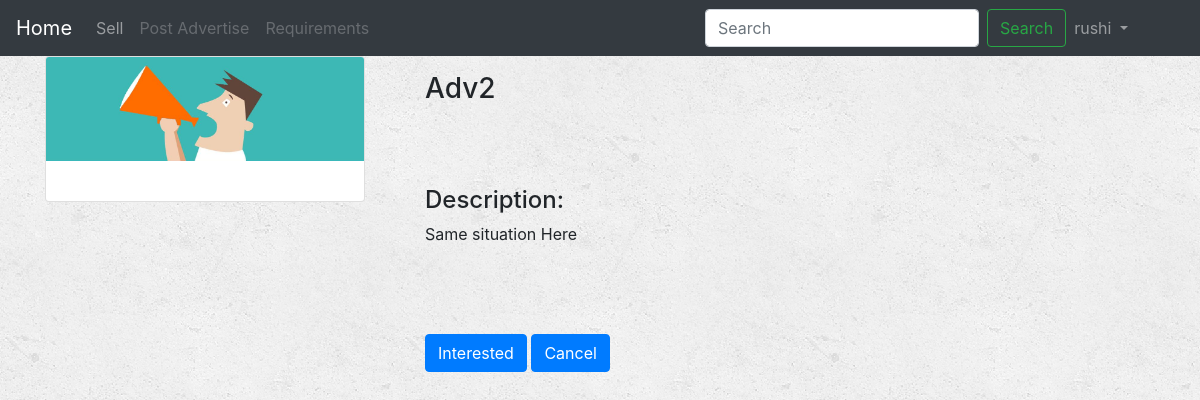
The app's page /adv_detail/2 (signed in) with its own data.
### buy_portal/models.py (models this page shows)
class Advertisement(models.Model):
    user = models.ForeignKey(User, default=1, on_delete=models.CASCADE)
    title = models.CharField(max_length=100)
    description = models.CharField(max_length=100)
    image = models.FileField()
    datetime = models.DateTimeField(default=datetime.now, blank=True)

### buy_portal/views.py (the view)
# urls.py: url(r'^adv_detail/(?P<adv_id>[0-9]+)$', views.adv_detail, name='adv_detail'),
def adv_detail(request,adv_id):
    if not request.user.is_authenticated():
        return render(request, 'buy_portal/login.html')
    else:
        adv=Advertisement.objects.get(pk=adv_id)
        context={
            'adv':adv,
        }
        return render(request, 'buy_portal/adv_detail.html', context)

### buy_portal/templates/buy_portal/adv_detail.html (shortened to what this page needs)
{% extends 'buy_portal/base.html' %}
{% block body %}
<div class="container">
<div class="row">
<div class="col-lg-4">
<div class="card" style="width: 20rem;">
  <img class="card-img-top" src="{{ adv.image.url }}" alt="Card image cap">
  <div class="card-body">
  </div>
</div>
</div>
<div class="col-lg-6">
<p align="left">
<h3>{{adv.title}}</h3>
</p>
<br><br>
<p align="left">
<h4>Description:</h4>
{{adv.description}}
</p>
<br><br><br>
<button type="button" class="btn btn-primary" data-toggle="modal" data-target="#exampleModal">
  Interested
</button>
    <button type="button" class="btn btn-primary" data-toggle="modal" data-target="#exampleModal">
  Cancel
</button>
</div>
</div>
</div>
{% endblock %}

### buy_portal/templates/buy_portal/base.html (shortened to what this page needs)
<!DOCTYPE html>
<html lang="en">
<head>
    {% load staticfiles %}
    <link rel="stylesheet" href="https://maxcdn.bootstrapcdn.com/bootstrap/4.0.0-beta/css/bootstrap.min.css">
    <link rel="stylesheet" type="text/css" href="{% static 'buy_portal/style.css' %}"/>
</head>
<body>
<nav class="navbar navbar-expand-lg navbar-dark bg-dark">
   <a class="navbar-brand" href="{% url 'buy_portal:index' %}">
    Home
  </a>
  <div class="collapse navbar-collapse" id="navbarSupportedContent">
    <ul class="navbar-nav mr-auto">
      <li class="nav-item">
        <a class="nav-link" href="{% url 'buy_portal:sell' %}">Sell</a>
      </li>
      <li class="nav-item">
        <a class="nav-link disabled" href="{% url 'buy_portal:advertise' %}">Post Advertise</a>
      </li>
        <li class="nav-item">
        <a class="nav-link disabled" href="{% url 'buy_portal:requirement' %}">Requirements</a>
      </li>
    </ul>
    <form class="form-inline my-2 my-lg-0">
      <input class="form-control mr-sm-2" type="text" placeholder="Search" aria-label="Search">
      <button class="btn btn-outline-success my-2 my-sm-0" type="submit">Search</button>
    </form>
     <ul class="navbar-nav mr-5">
    <li class="nav-item dropdown">
        <a class="nav-link dropdown-toggle"  id="navbarDropdownMenuLink" data-toggle="dropdown" aria-haspopup="true" aria-expanded="false">
          {{user.username}}
        </a>
      </li>
    </ul>
  </div>
</nav>
{% block body %}
{% endblock %}
</body>
</html>

### buy_portal/static/buy_portal/style.css (style rules this page uses)
body { background: white url("images/background.png"); }

### records on screen
Advertisement: image (picture), title "Adv2", description "Same situation Here"

### other values on screen
{{ user.username }} "rushi"
